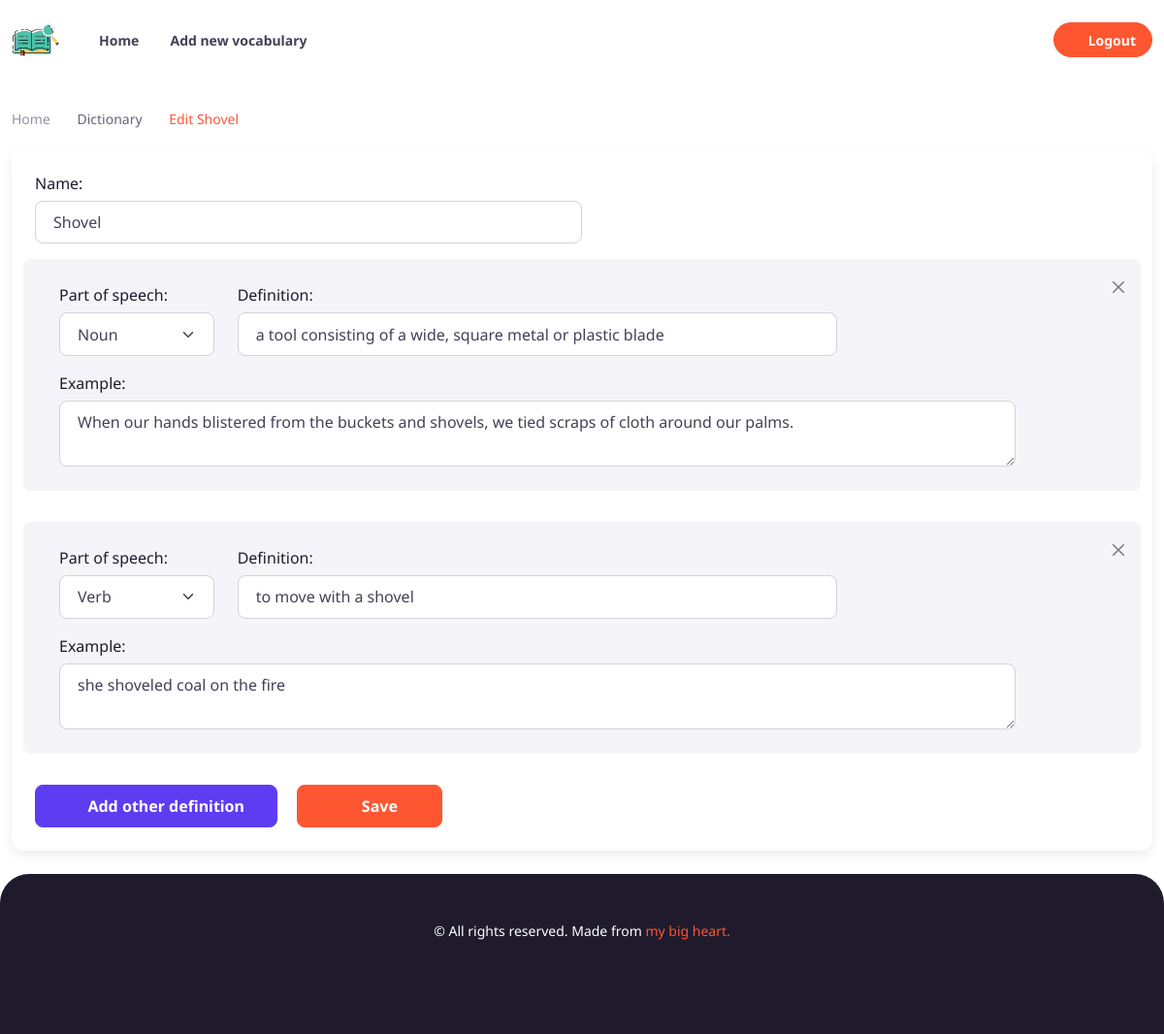
The page /dictionary/shovel-4/edit (signed in) on the database its author committed.
### manage_vocabulary/models.py (models this page shows, shortened)
class WordEntry(models.Model):
    WORD_TYPES = [
        ('verb', 'Verb'),
        ('noun', 'Noun'),
        ('adjective', 'Adjective'),
        ('phrasal_verb', 'Phrasal Verb'),
        ('adverb', 'Adverb'),
    ]
    word_type = models.CharField(max_length=20, choices=WORD_TYPES)
    definition = models.CharField(max_length=300)
    example = models.TextField()
    word = models.ForeignKey(
        Word, on_delete=models.CASCADE, related_name="word_entries")
    user = models.ForeignKey(
        User, on_delete=models.CASCADE, related_name="word_entries")

### manage_vocabulary/views.py (the view, shortened to what this page needs)
@login_required()
def edit_vocabulary(request, title, vid):
    user = request.user
    word = get_object_or_404(Word, pk=vid)
    word_entries = WordEntry.objects.filter(word=word, user=user)
    form_entries = []
    for entry in word_entries:
        initial_data = {
            'example': entry.example,
            'part_of_speech': entry.word_type,
            'definition': entry.definition,
        }
        form_entries.append(VocabularyFormEntry(initial=initial_data))
    return render(request, 'manage_vocabulary/edit_vocabulary.html', {
        'voca_title': word.name.replace('-', ' '),
        'vid': word.id,
        'form': VocabularyForm(initial={'name': word.name.title()}),
        'form_entries': form_entries
    })

### manage_vocabulary/VocabularyForm.py
class VocabularyForm(forms.Form):
    name = forms.CharField(
        label="Name:",
        widget=forms.TextInput(
            attrs={'class': "form-control w-md-50 w-sm-100", 'autocomplete': 'off',"placeholder": "Please enter a vocabulary name"}),
        required=True
    )

### manage_vocabulary/templates/manage_vocabulary/edit_vocabulary.html (shortened to what this page needs)
{% extends "manage_vocabulary/layout.html" %} {% block body %}
{% load custom_filters %}
<div class="container mt-6 mb-md-4">
  {% with breadcrumb_name="Edit "|add:voca_title|title %}
  	{% include 'manage_vocabulary/breadcrumb.html' %}
  {% endwith %}
  <form action="{% url 'edit_vocabulary' title=voca_title|slugify vid=vid %}" method="post">
    <div class="p-4 card border-0 shadow-sm">
      <label class="form-label" for="{{ form.name.id_for_label }}"
        >{{ form.name.label }}</label
      >
      {{form.name}}
	  {% for entry in form_entries %}
		<div class="clone_div">
			<div
			class="row mt-3 p-4 bg-secondary rounded alert alert-dismissible fade show"
			>
			<button
				class="btn-close"
				type="button"
				data-bs-dismiss="alert"
				aria-label="Close"
			></button>
			<div class="col-md-2 mb-3">
				<label class="form-label" for="{{entry.part_of_speech.id_for_lable}}"
				>{{entry.part_of_speech.label}}</label
				>
				{{entry.part_of_speech}}
			</div>
			<div class="col-md-7">
				<label class="form-label" for="{{entry.definition.id_for_label}}">
				{{entry.definition.label}}</label
				>
				{{entry.definition}}
			</div>
			<div class="col-11">
				<label class="form-label" for="{{entry.exmple.id_for_label}}"
				>{{entry.example.label}}</label
				>
				{{entry.example}}
			</div>
			</div>
		</div>
		{% endfor %}
		<div class="mt-3">
			<button
			type="button"
			id="add_other_definition"
			class="btn btn-accent w-250px me-3"
			>
			<i class="fi-plus me-2"></i>
			Add other definition
			</button>
			<button class="btn btn-primary w-150px" type="submit">
			<i class="fi-check me-2"></i>Save
			</button>
		</div>
		</div>
  </form>
</div>
{% endblock %}

### manage_vocabulary/static/manage_vocabulary/css/styles.css (style rules this page uses)
.w-150px { width: 150px; }
.w-250px { width: 250px; }
.mt-6 { margin-top: 6rem !important; }
.clone_div { position: relative; }
body { min-height: 100vh; display: flex; flex-direction: column; }

### rows shown on the page
WordEntry: definition "a tool consisting of a wide, square metal or plastic blade", example "When our hands blistered from the buckets and shovels, we tied scraps of cloth around our palms."
WordEntry: definition "to move with a shovel", example "she shoveled coal on the fire"

### other values the page prints
{{ breadcrumb_name }} "Edit Shovel"
{{ entry.part_of_speech.label }} "Part of speech:" "Part of speech:"
{{ entry.definition.label }} "Definition:" "Definition:"
{{ entry.example.label }} "Example:" "Example:"
